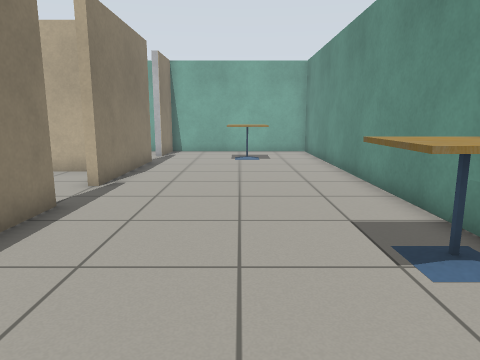
[1] (above)

16 first-person views from a walk through a Gazebo world. The camera is 0.9 m above the floor, tilts 10° down and sees 70° across. The floor is counted in squares, 0.5 m on a side. Each view is taken from the middle of a square. On the plan, view 1 faces up. The plan holds only what a view shows up to about 17 squares ahead; the rest is blank. Simple patterns stand in for the simulator's built-in surfaces.

[2]
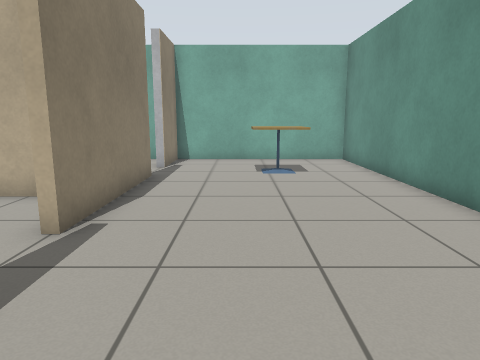

[3]
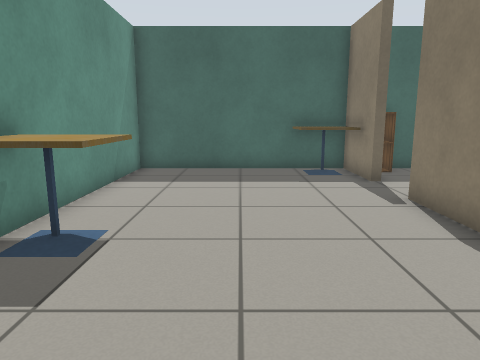

[4]
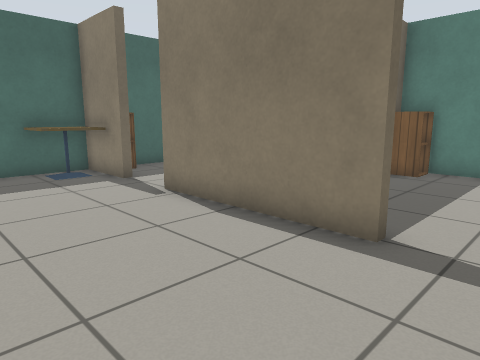

[5]
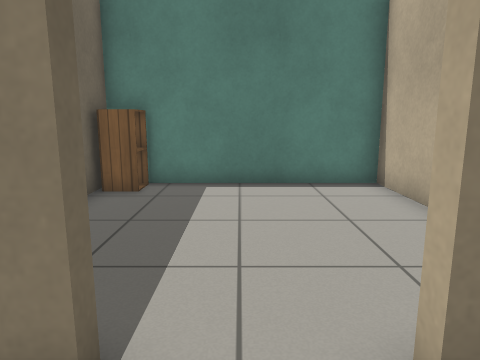

[6]
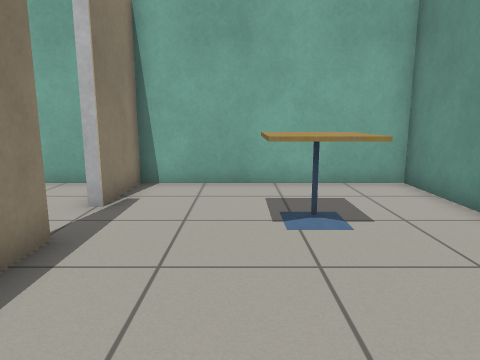

[7]
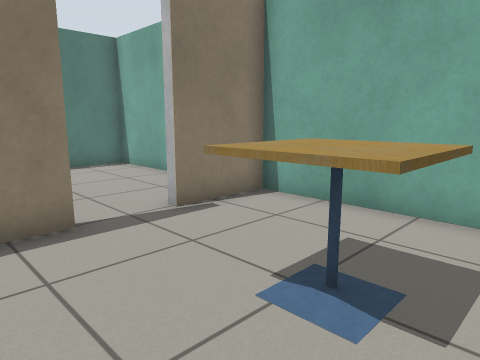

[8]
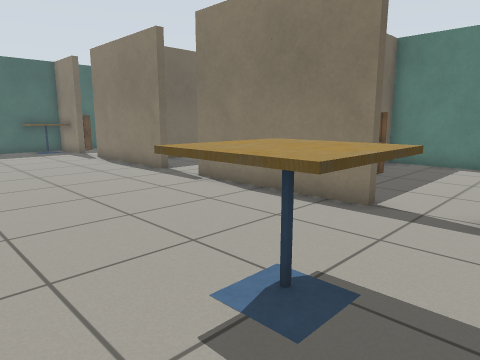

[9]
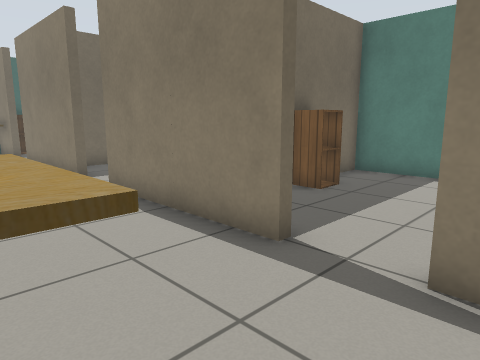

[10]
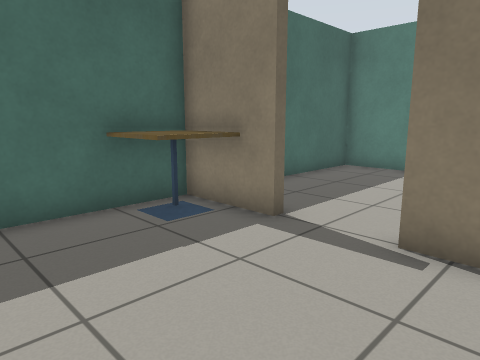

[11]
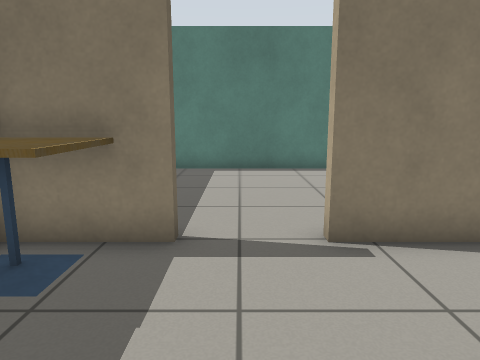

[12]
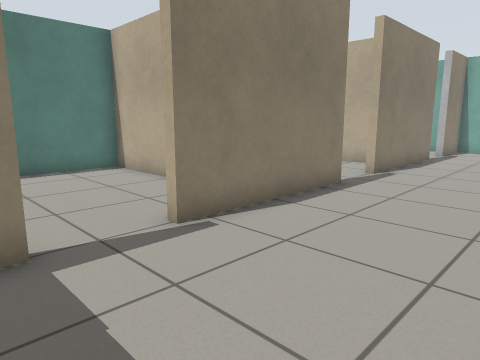

[13]
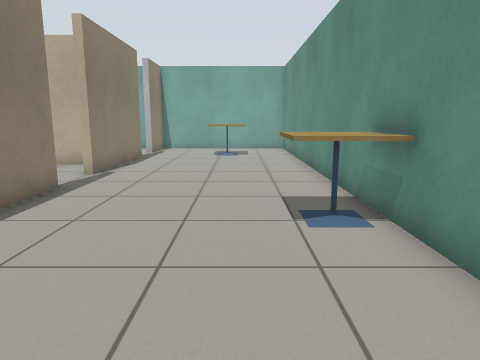

[14]
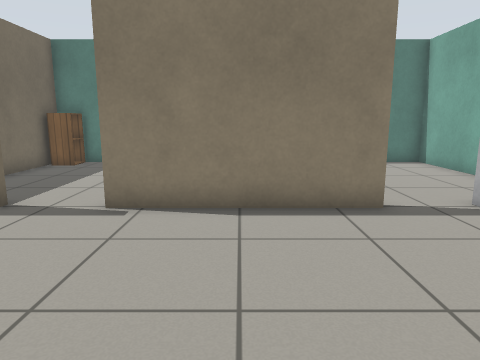

[15]
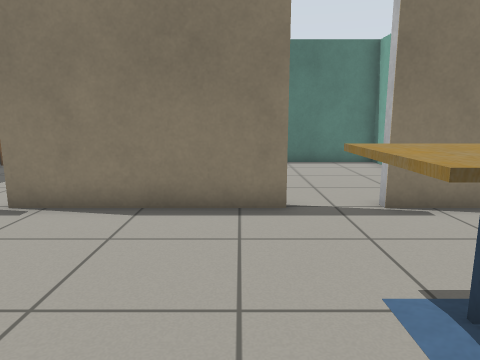

[16]
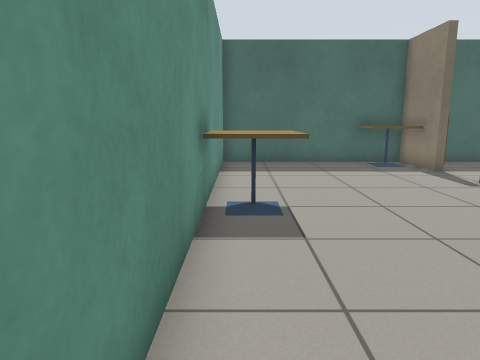

### Floor plan
Ten units are one square. View 1 is at (0, 0); x grows to the right and y downward. Boxes are objects, and circles mark ways between rooms. Rooms are numbered by the first view taken in them; rooms with no view inside come last. Other rooms are left out.
<svg viewBox="-122 -202 164 244">
<path fill="none" stroke="#000" d="M-42 -70 -39 -70 -39 -13 -42 -13M-42 -150 -39 -150 -39 -92 -42 -92M-42 10 -39 10 -39 37 37 37 37 -197 -39 -197 -39 -170 -42 -170M-89 -119 -117 -119 -117 -43 -51 -43M-53 -119 -68 -119M-48 -197 -117 -197 -117 -122 -79 -122M-83 -40 -117 -40 -117 37 -53 37"/>
<rect x="-35" y="15" width="20" height="20" fill="#bbb"><title>cafe table</title></rect>
<rect x="-5" y="-175" width="20" height="30" fill="#bbb"><title>cafe table</title></rect>
<rect x="15" y="-55" width="20" height="30" fill="#bbb"><title>cafe table</title></rect>
<rect x="-115" y="-55" width="10" height="10" fill="#bbb"><title>cabinet</title></rect>
<rect x="-85" y="-135" width="10" height="10" fill="#bbb"><title>cabinet</title></rect>
<rect x="-55" y="25" width="10" height="10" fill="#bbb"><title>cabinet</title></rect>
<circle cx="-40" cy="-85" r="3" fill="#2a7"/>
<circle cx="-40" cy="-155" r="3" fill="#2a7"/>
<circle cx="-40" cy="-5" r="3" fill="#2a7"/>
<text x="0" y="-80">1</text>
<text x="-80" y="-80">2</text>
<text x="-80" y="-160">3</text>
<text x="-80" y="0">4</text>
</svg>
Room 1 opens to room 2. Room 1 opens to room 3. Room 1 opens to room 4.

Where each view was taken, in squares from view 1:
view 1: 0 up, 0 right, facing up
view 2: 4 up, 1 left, facing up
view 3: 9 up, 0 right, facing down
view 4: 9 up, 1 right, facing down-left
view 5: 8 up, 2 left, facing left
view 6: 10 up, 1 left, facing up
view 7: 13 up, 2 right, facing up-left
view 8: 18 up, 3 right, facing down-left
view 9: 18 up, 0 right, facing down-left
view 10: 3 up, 1 right, facing down-left
view 11: 0 up, 1 right, facing left
view 12: 2 down, 1 right, facing up-left
view 13: 2 down, 1 right, facing up
view 14: 12 up, 3 right, facing left
view 15: 14 up, 3 right, facing left
view 16: 11 up, 3 right, facing down
